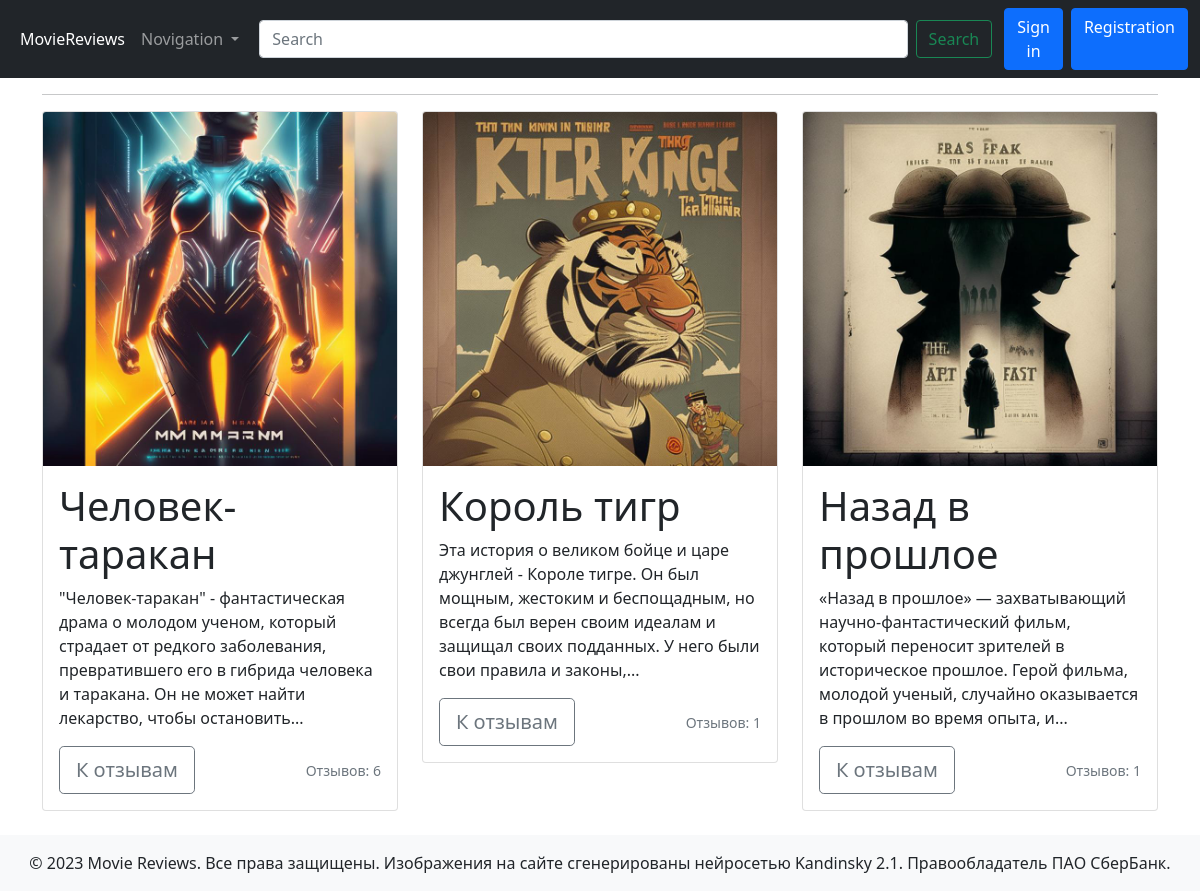
The page / on the database its author committed.
### models.py (models this page shows, shortened)
class Movie(db.Model):
    id = db.Column(db.Integer, primary_key=True)
    title = db.Column(db.String(255), nullable=False)
    description = db.Column(db.Text, nullable=False)
    image = db.Column(db.String(255), nullable=False)
    reviews = db.relationship('Review', back_populates='movie')

### views.py (the view)
@app.route('/')
def index():
    film = Movie.query.order_by(Movie.id.desc()).all()
    return render_template('index.html', movies=film)

### templates/index.html
{% extends 'base.html' %}
{% block content %}
  {% for movie in movies %}
    <div class="col-md-4">
      <div class="card mb-4">
        {% if movie.image %}
          <img src="{{ url_for('static', filename='images/' + movie.image) }}" class="card-img-top">
        {% endif %}
        <div class="card-body">
          <h1 class="card-title display-6">{{ movie.title }}</h1>
          <p class="card-text">{{ movie.description|truncate(200) }}</p>
          <div class="d-flex justify-content-between align-items-center">
            <div class="btn-group">
              <a href="{{ url_for('movie', id=movie.id) }}" class="btn btn-lg btn-outline-secondary">К отзывам</a>
            </div>
            <small class="text-muted">
              {% if movie.reviews %}
                Отзывов: {{ movie.reviews|length }}
              {% else %}
                Отзывов еще нет
              {% endif %}
            </small>
          </div>
        </div>
      </div>
    </div>
  {% else %}
    <p class="lead">Пока тут пусто, но скоро мы это исправим!</p>
  {% endfor %}
{% endblock content %}

### templates/base.html (shortened to what this page needs)
<!DOCTYPE html>
<html lang="ru">
  <head>
    <link href="https://cdn.jsdelivr.net/npm/bootstrap@5.0.2/dist/css/bootstrap.min.css" rel="stylesheet">
  </head>
  <body>
    <div id="wrapper">
      {% include "navigation.html" %}
      <div class="container">
        <hr>
        <div class="row">
          {% block content %}{% endblock %}
        </div>
      </div>
      {% include "footer.html" %}
    </div>
  </body>
</html>

### templates/navigation.html (shortened to what this page needs)
<nav class="navbar navbar-expand-lg navbar-dark bg-dark">
    <div class="container-fluid">
        <div class="collapse navbar-collapse" id="navbarSupportedContent">
            <ul class="navbar-nav me-auto mb-2 mb-lg-0">
                <li class="nav-item">
                    <a class="nav-link active" aria-current="page" href="{{ url_for('index') }}">MovieReviews</a>
                </li>
                <li class="nav-item dropdown">
                    <a class="nav-link dropdown-toggle" href="#" role="button" data-bs-toggle="dropdown"
                       aria-expanded="false">
                        Novigation
                    </a>
                </li>
            </ul>
            <form class="container-fluid" action="https://google.com">
                <div class="d-flex">
                    <input class="form-control me-2 d-block" type="search"
                       placeholder="Search" aria-label="Search">
                    <button class="btn btn-outline-success" type="submit">Search</button>
                </div>
            </form>
            <form class="d-flex" role="search">
                {% if not current_user.is_authenticated %}
                <a class="btn btn-primary me-2" href="{{ url_for('login') }}">Sign in</a>
                <a class="btn btn-primary" href="{{ url_for('registration') }}">Registration</a>
                {% else %}
                <span class="navbar-text">{{ current_user.name }}</span>
                <a class="btn btn-primary" href="{{ url_for('logout') }}">Logout</a>
                {% endif %}
            </form>
        </div>
    </div>
</nav>

### templates/footer.html
<footer id="footer" class="bg-light text-center py-3">
      © 2023 Movie Reviews. Все права защищены. Изображения на сайте сгенерированы нейросетью Kandinsky 2.1. Правообладатель ПАО СберБанк.
</footer>

### rows shown on the page
Movie: image (picture), title "Человек-таракан", description "\"Человек-таракан\" - фантастическая драма о молодом ученом, который страдает от редкого заболевания, превратившего его в гибрида человека и таракана. Он не может найти лекарство, чтобы остановить...", reviews|length "6"
Movie: image (picture), title "Король тигр", description "Эта история о великом бойце и царе джунглей - Короле тигре. Он был мощным, жестоким и беспощадным, но всегда был верен своим идеалам и защищал своих подданных. У него были свои правила и законы,...", reviews|length "1"
Movie: image (picture), title "Назад в прошлое", description "«Назад в прошлое» — захватывающий научно-фантастический фильм, который переносит зрителей в историческое прошлое. Герой фильма, молодой ученый, случайно оказывается в прошлом во время опыта, и...", reviews|length "1"
